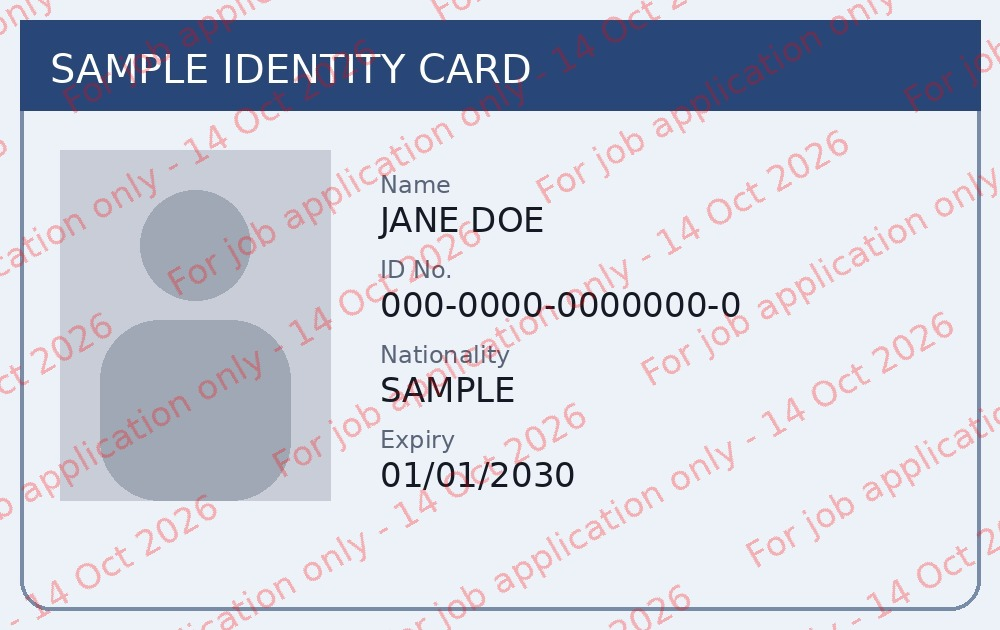
#> input picture example.jpg, 1000 x 630 px
$ python watermark.py example.jpg
#> lines starting #> are read from the running program, lines starting #| are printed output that depends on the picture
#> in process_image, img is the input picture: PIL image 1000x630 RGB; mean R, G, B 199.5, 203.9, 216.7
# Copyright (c) 2026 Mohamed Elfares
# /// script
# requires-python = ">=3.10"
# dependencies = [
#     "pillow>=10.1",
#     "pymupdf",
# ]
# ///
"""Watermark images and PDFs with tiled, diagonal, semi-transparent text.

PDF pages are rendered to images first, so the watermark is "baked in"
(flattened) and cannot be deleted in a PDF editor. Originals are never
modified; results are saved as ``<name>_watermarked.<ext>``.

Run with uv (dependencies are installed automatically from the block above)::

    uv run watermark.py <files or folders> [options]

Or with pip::

    pip install pymupdf "pillow>=10.1"
    python watermark.py <files or folders> [options]

Examples::

    uv run watermark.py passport.pdf visa.jpg emirates_id.png
    uv run watermark.py scans/
    uv run watermark.py scans/ --text "For XYZ hiring only - 14 Oct 2026"
    uv run watermark.py scans/ --opacity 90 --color 0,0,180 --out-dir ready/
"""

from __future__ import annotations

import argparse
import logging
from dataclasses import dataclass
from datetime import datetime
from pathlib import Path
from typing import TYPE_CHECKING

import pymupdf
from PIL import Image, ImageDraw, ImageFont, ImageOps

if TYPE_CHECKING:
    from collections.abc import Iterable, Iterator

# --------------------------------------------------------------------------- #
# Configuration
# --------------------------------------------------------------------------- #

IMAGE_EXTS = frozenset({".jpg", ".jpeg", ".png", ".webp", ".bmp", ".tif", ".tiff"})
PDF_EXTS = frozenset({".pdf"})

# Formats without an alpha channel must be converted to RGB before saving.
NO_ALPHA_EXTS = frozenset({".jpg", ".jpeg", ".bmp"})

# Fonts tried in order; the first one found on the system is used.
# Windows ships Arial, most Linux distros ship DejaVu or Liberation.
FONT_CANDIDATES = (
    "arial.ttf",
    "Arial.ttf",
    "DejaVuSans.ttf",
    "LiberationSans-Regular.ttf",
)

OUTPUT_SUFFIX = "_watermarked"
MAX_CHANNEL = 255  # Upper bound for RGB and alpha values.
JPEG_QUALITY = 92

# Use the local timezone so the default date matches the user's calendar.
TODAY = datetime.now().astimezone().date()
DEFAULT_TEXT = f"For job application only - {TODAY:%d %b %Y}"

logger = logging.getLogger(__name__)


# --------------------------------------------------------------------------- #
# Data types
# --------------------------------------------------------------------------- #


@dataclass(frozen=True)
class WatermarkStyle:
    """Visual settings for the watermark.

    Attributes:
        text: The text to repeat across the page.
        color: RGB color of the text, each channel 0-255.
        opacity: Alpha value from 0 (invisible) to 255 (solid).
        angle: Counter-clockwise rotation of the text, in degrees.
        rows: Approximate number of text rows per page height.

    """

    text: str = DEFAULT_TEXT
    color: tuple[int, int, int] = (255, 0, 0)
    opacity: int = 70
    angle: float = 30
    rows: int = 6


class EmptyPDFError(ValueError):
    """Raised when a PDF has no pages to watermark."""

    # [8 lines left out: function __init__, not called in this run]


# --------------------------------------------------------------------------- #
# Core watermarking
# --------------------------------------------------------------------------- #


def load_font(size: int) -> ImageFont.FreeTypeFont | ImageFont.ImageFont:
    """Return the first available TrueType font at the given size.

    Falls back to Pillow's built-in font (scalable since Pillow 10.1) if
    none of the fonts in ``FONT_CANDIDATES`` is installed.

    Args:
        size: Font size in pixels.

    Returns:
        A font object usable with ``ImageDraw.text``.

    """
    for name in FONT_CANDIDATES:
        try:
            return ImageFont.truetype(name, size)
        # The try/except cost is negligible for four candidates, and Pillow
        # offers no cheaper way to check whether a font is installed.
        except OSError:  # noqa: PERF203
            continue  # Font not installed; try the next one.
    return ImageFont.load_default(size=size)


def watermark_image(img: Image.Image, style: WatermarkStyle) -> Image.Image:
    """Return a copy of ``img`` with the watermark text tiled diagonally.

    The text is drawn on a transparent layer twice the size of the image,
    rotated, and cropped back to the image size. Drawing on the larger
    canvas ensures the rotated text still reaches every corner.

    Args:
        img: The source image. It is not modified.
        style: Text, color, opacity and layout settings.

    Returns:
        A new RGBA image with the watermark blended on top.

    """
    img = img.convert("RGBA")
#> img: PIL image 1000x630 RGBA
    width, height = img.size
#> width = 1000; height = 630

    layer = Image.new("RGBA", (width * 2, height * 2), (0, 0, 0, 0))
#> layer: PIL image 2000x1260 RGBA; every value is 0
    draw = ImageDraw.Draw(layer)

    # Scale the font to the shorter side so it looks similar on
    # portrait pages and landscape ID cards.
    font_size = max(12, min(width, height) // 18)
#> font_size = 35
    font = load_font(font_size)

    # Horizontal step = text width + a gap, so repeats never overlap.
    step_x = int(draw.textlength(style.text, font=font)) + font_size * 2
#> step_x = 737
    step_y = max(font_size * 3, height // style.rows)
#> step_y = 105
    fill = (*style.color, style.opacity)

    for row, y in enumerate(range(0, layer.height, step_y)):
        # Shift every other row by half a step (brickwork pattern) so the
        # watermark can't be removed by cropping out a single column.
        offset = (step_x // 2) * (row % 2)
        for x in range(-offset, layer.width, step_x):
            draw.text((x, y), style.text, font=font, fill=fill)
#> this loop made 12 passes
#> offset on passes 1 to 12: 0, 368, 0, 368, 0, 368, 0, 368, 0, 368, 0, 368

    # Rotate around the centre, then crop the middle back to the original size.
    layer = layer.rotate(style.angle)
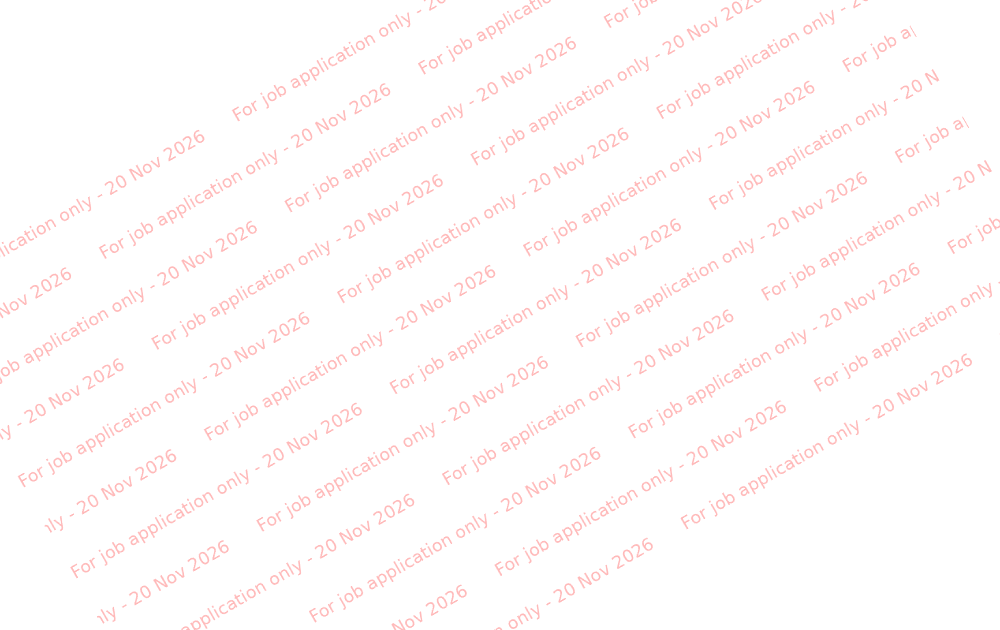
#> layer: PIL image 2000x1260 RGBA (shown at 1/2 size); mean R, G, B, A 15.9, 0, 0, 3.3; transparent parts drawn white
    left, top = width // 2, height // 2
#> left = 500; top = 315
    layer = layer.crop((left, top, left + width, top + height))
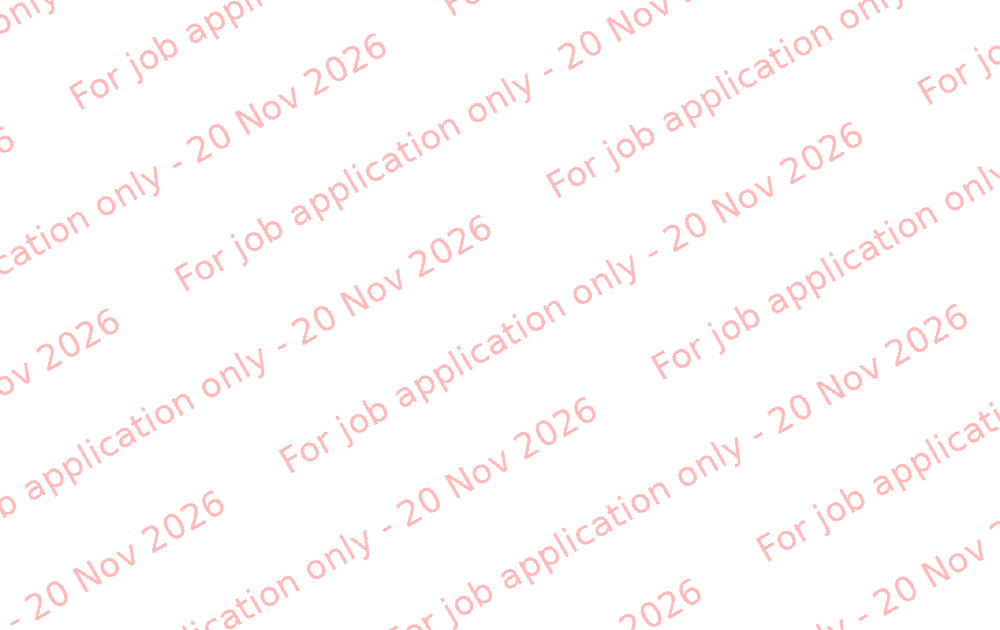
#> layer: PIL image 1000x630 RGBA; mean R, G, B, A 19.5, 0, 0, 4.1; transparent parts drawn white

    return Image.alpha_composite(img, layer)
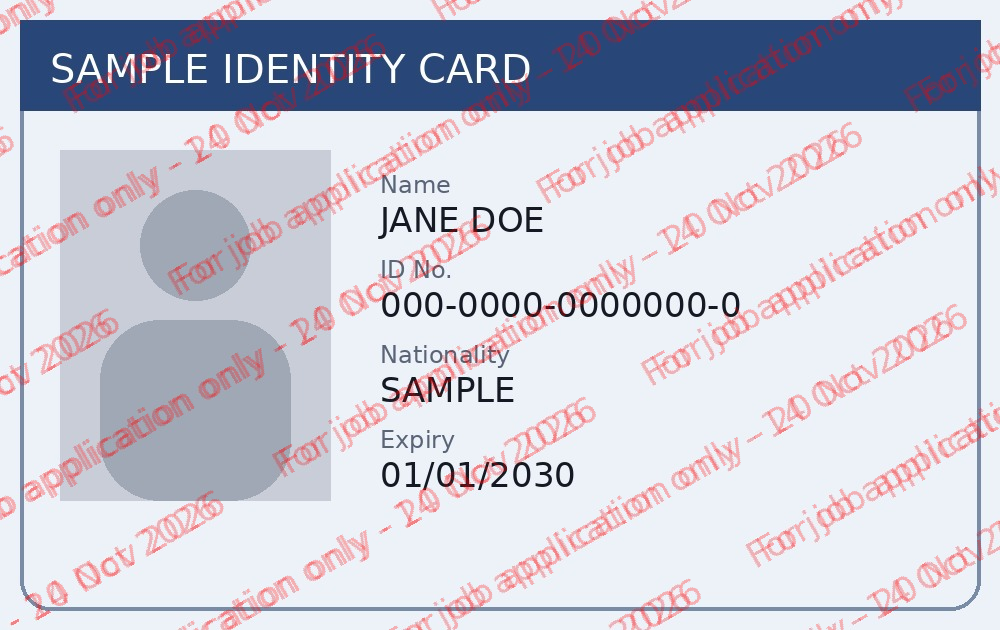
#> returned value: PIL image 1000x630 RGBA; mean R, G, B, A 200.3, 200.8, 213.4, 255


def process_image(src: Path, dst: Path, style: WatermarkStyle) -> None:
    """Watermark a single image file and save it to ``dst``.

    Args:
        src: Path of the source image.
        dst: Path to write the watermarked image to.
        style: Watermark settings.

    """
    # Phone photos often store rotation in EXIF instead of the pixels;
    # apply it so the result isn't sideways.
    img = ImageOps.exif_transpose(Image.open(src))
    result = watermark_image(img, style)

    if dst.suffix.lower() in NO_ALPHA_EXTS:
        result.convert("RGB").save(dst, quality=JPEG_QUALITY)
    else:
        result.save(dst)


# [28 lines left out: function process_pdf, not called in this run]


# --------------------------------------------------------------------------- #
# Command-line interface
# --------------------------------------------------------------------------- #


def collect_files(paths: Iterable[str]) -> Iterator[Path]:
    """Expand the given paths into the files to process.

    Folders are scanned (non-recursively) for supported files. Files that
    already carry the ``_watermarked`` suffix are skipped so re-running the
    command doesn't watermark a copy twice.

    Args:
        paths: File and/or folder paths from the command line.

    Yields:
        Paths of files to watermark.

    """
    supported = IMAGE_EXTS | PDF_EXTS
    for path in map(Path, paths):
        if path.is_dir():
            for file in sorted(path.iterdir()):
                if file.suffix.lower() in supported and OUTPUT_SUFFIX not in file.stem:
                    yield file
        elif path.is_file():
            yield path
        else:
            logger.warning("  ! Not found: %s", path)


# [24 lines left out: function parse_color, not called in this run]


def build_parser() -> argparse.ArgumentParser:
    """Create the command-line argument parser.

    Returns:
        The configured parser.

    """
    parser = argparse.ArgumentParser(description="Watermark images and PDFs.")
    parser.add_argument("paths", nargs="+", help="files and/or folders to watermark")
    parser.add_argument("--text", default=DEFAULT_TEXT, help="watermark text")
    parser.add_argument(
        "--opacity",
        type=int,
        default=70,
        help="0 (invisible) to 255 (solid); default 70",
    )
    parser.add_argument(
        "--color",
        type=parse_color,
        default=(255, 0, 0),
        help="text color as R,G,B; default 255,0,0 (red)",
    )
    parser.add_argument(
        "--angle",
        type=float,
        default=30,
        help="rotation in degrees; default 30",
    )
    parser.add_argument(
        "--dpi",
        type=int,
        default=200,
        help="PDF render quality; use 150 for smaller files",
    )
    parser.add_argument(
        "--out-dir",
        type=Path,
        help="save results here instead of next to the originals",
    )
    return parser


def main() -> None:
    """Run the command-line tool."""
    # Plain messages, no log-level prefix, since this is user-facing output.
    logging.basicConfig(level=logging.INFO, format="%(message)s")

    args = build_parser().parse_args()
    style = WatermarkStyle(
        text=args.text,
        color=args.color,
        opacity=args.opacity,
        angle=args.angle,
    )

    out_dir: Path | None = args.out_dir
    if out_dir is not None:
        out_dir.mkdir(parents=True, exist_ok=True)

    logger.info('Watermark: "%s"', style.text)
    for src in collect_files(args.paths):
        ext = src.suffix.lower()
        dst = (out_dir or src.parent) / f"{src.stem}{OUTPUT_SUFFIX}{src.suffix}"

        try:
            if ext in PDF_EXTS:
                process_pdf(src, dst, style, dpi=args.dpi)
            elif ext in IMAGE_EXTS:
                process_image(src, dst, style)
            else:
                logger.info("  - Skipped (unsupported type): %s", src.name)
                continue
        # OSError covers unreadable or corrupt images (UnidentifiedImageError);
        # RuntimeError covers damaged PDFs (pymupdf.FileDataError).
        except (OSError, ValueError, RuntimeError) as exc:
            # Log the short message only; a full traceback would be noise for
            # end users, and one bad file shouldn't stop the rest of the batch.
            logger.error("  ! Failed on %s: %s", src.name, exc)  # noqa: TRY400
        else:
            logger.info("  + %s -> %s", src.name, dst.name)


if __name__ == "__main__":
    main()
